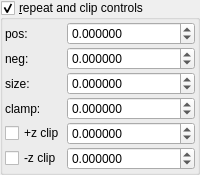
    <widget class="MyGroupBox" name="groupCheck_transf_function_enabledM_false">
     <property name="title">
      <string>&amp;repeat and clip controls</string>
     </property>
     <property name="checkable">
      <bool>true</bool>
     </property>
     <layout class="QVBoxLayout" name="verticalLayout_16" stretch="0">
      <property name="spacing">
       <number>2</number>
      </property>
      <property name="leftMargin">
       <number>2</number>
      </property>
      <property name="topMargin">
       <number>2</number>
      </property>
      <property name="rightMargin">
       <number>2</number>
      </property>
      <property name="bottomMargin">
       <number>2</number>
      </property>
      <item>
       <layout class="QGridLayout" name="gridLayout_58" columnstretch="0,1">
        <property name="spacing">
         <number>2</number>
        </property>
        <item row="2" column="0">
         <widget class="QLabel" name="label_35">
          <property name="text">
           <string>size:</string>
          </property>
         </widget>
        </item>
        <item row="2" column="1">
         <widget class="MyDoubleSpinBox" name="spinbox_transf_offset_2">
          <property name="sizePolicy">
           <sizepolicy hsizetype="Minimum" vsizetype="Maximum">
            <horstretch>0</horstretch>
            <verstretch>0</verstretch>
           </sizepolicy>
          </property>
          <property name="prefix">
           <string/>
          </property>
          <property name="suffix">
           <string/>
          </property>
          <property name="decimals">
           <number>6</number>
          </property>
          <property name="minimum">
           <double>-99.998999999999995</double>
          </property>
          <property name="maximum">
           <double>99.998999999999995</double>
          </property>
          <property name="singleStep">
           <double>0.100000000000000</double>
          </property>
         </widget>
        </item>
        <item row="0" column="0">
         <widget class="QLabel" name="label_33">
          <property name="text">
           <string>pos:</string>
          </property>
         </widget>
        </item>
        <item row="1" column="0">
         <widget class="QLabel" name="label_34">
          <property name="text">
           <string>neg:</string>
          </property>
         </widget>
        </item>
        <item row="4" column="1">
         <widget class="MyDoubleSpinBox" name="spinbox_transf_offsetE_0">
          <property name="sizePolicy">
           <sizepolicy hsizetype="Minimum" vsizetype="Maximum">
            <horstretch>0</horstretch>
            <verstretch>0</verstretch>
           </sizepolicy>
          </property>
          <property name="prefix">
           <string/>
          </property>
          <property name="suffix">
           <string/>
          </property>
          <property name="decimals">
           <number>6</number>
          </property>
          <property name="minimum">
           <double>-99.998999999999995</double>
          </property>
          <property name="maximum">
           <double>99.998999999999995</double>
          </property>
          <property name="singleStep">
           <double>0.100000000000000</double>
          </property>
         </widget>
        </item>
        <item row="0" column="1">
         <widget class="MyDoubleSpinBox" name="spinbox_transf_offsetA_1">
          <property name="sizePolicy">
           <sizepolicy hsizetype="Minimum" vsizetype="Maximum">
            <horstretch>0</horstretch>
            <verstretch>0</verstretch>
           </sizepolicy>
          </property>
          <property name="prefix">
           <string/>
          </property>
          <property name="suffix">
           <string/>
          </property>
          <property name="decimals">
           <number>6</number>
          </property>
          <property name="minimum">
           <double>-99.998999999999995</double>
          </property>
          <property name="maximum">
           <double>99.998999999999995</double>
          </property>
          <property name="singleStep">
           <double>0.100000000000000</double>
          </property>
         </widget>
        </item>
        <item row="1" column="1">
         <widget class="MyDoubleSpinBox" name="spinbox_transf_offsetT_1">
          <property name="sizePolicy">
           <sizepolicy hsizetype="Minimum" vsizetype="Maximum">
            <horstretch>0</horstretch>
            <verstretch>0</verstretch>
           </sizepolicy>
          </property>
          <property name="prefix">
           <string/>
          </property>
          <property name="suffix">
           <string/>
          </property>
          <property name="decimals">
           <number>6</number>
          </property>
          <property name="minimum">
           <double>-99.998999999999995</double>
          </property>
          <property name="maximum">
           <double>99.998999999999995</double>
          </property>
          <property name="singleStep">
           <double>0.100000000000000</double>
          </property>
         </widget>
        </item>
        <item row="3" column="1">
         <widget class="MyDoubleSpinBox" name="spinbox_transf_offset_1">
          <property name="sizePolicy">
           <sizepolicy hsizetype="Minimum" vsizetype="Maximum">
            <horstretch>0</horstretch>
            <verstretch>0</verstretch>
           </sizepolicy>
          </property>
          <property name="prefix">
           <string/>
          </property>
          <property name="suffix">
           <string/>
          </property>
          <property name="decimals">
           <number>6</number>
          </property>
          <property name="minimum">
           <double>-99.998999999999995</double>
          </property>
          <property name="maximum">
           <double>99.998999999999995</double>
          </property>
          <property name="singleStep">
           <double>0.100000000000000</double>
          </property>
         </widget>
        </item>
        <item row="5" column="1">
         <widget class="MyDoubleSpinBox" name="spinbox_transf_offsetF_0">
          <property name="sizePolicy">
           <sizepolicy hsizetype="Minimum" vsizetype="Maximum">
            <horstretch>0</horstretch>
            <verstretch>0</verstretch>
           </sizepolicy>
          </property>
          <property name="prefix">
           <string/>
          </property>
          <property name="suffix">
           <string/>
          </property>
          <property name="decimals">
           <number>6</number>
          </property>
          <property name="minimum">
           <double>-99.998999999999995</double>
          </property>
          <property name="maximum">
           <double>99.998999999999995</double>
          </property>
          <property name="singleStep">
           <double>0.100000000000000</double>
          </property>
         </widget>
        </item>
        <item row="5" column="0">
         <widget class="MyCheckBox" name="checkBox_transf_function_enabledF_false">
          <property name="enabled">
           <bool>true</bool>
          </property>
          <property name="font">
           <font>
            <weight>50</weight>
            <bold>false</bold>
           </font>
          </property>
          <property name="text">
           <string>-z clip</string>
          </property>
         </widget>
        </item>
        <item row="4" column="0">
         <widget class="MyCheckBox" name="checkBox_transf_function_enabledE_false">
          <property name="enabled">
           <bool>true</bool>
          </property>
          <property name="font">
           <font>
            <weight>50</weight>
            <bold>false</bold>
           </font>
          </property>
          <property name="text">
           <string>+z clip</string>
          </property>
         </widget>
        </item>
        <item row="3" column="0">
         <widget class="QLabel" name="label_36">
          <property name="text">
           <string>clamp:</string>
          </property>
         </widget>
        </item>
       </layout>
      </item>
     </layout>
    </widget>
